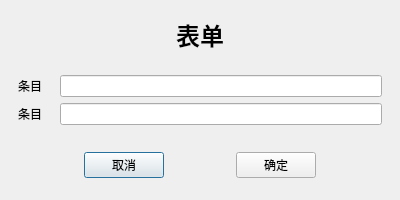
<?xml version="1.0" encoding="UTF-8"?>
<ui version="4.0">
 <class>Form</class>
 <widget class="QDialog" name="Form">
  <property name="geometry">
   <rect>
    <x>0</x>
    <y>0</y>
    <width>400</width>
    <height>200</height>
   </rect>
  </property>
  <property name="windowTitle">
   <string>表单</string>
  </property>
  <layout class="QVBoxLayout" name="vlay" stretch="1,0,1">
   <property name="leftMargin">
    <number>18</number>
   </property>
   <property name="topMargin">
    <number>0</number>
   </property>
   <property name="rightMargin">
    <number>18</number>
   </property>
   <property name="bottomMargin">
    <number>0</number>
   </property>
   <item>
    <widget class="QLabel" name="label">
     <property name="font">
      <font>
       <pointsize>18</pointsize>
       <bold>true</bold>
      </font>
     </property>
     <property name="text">
      <string>表单</string>
     </property>
     <property name="alignment">
      <set>Qt::AlignmentFlag::AlignCenter</set>
     </property>
    </widget>
   </item>
   <item>
    <layout class="QFormLayout" name="flay">
     <property name="horizontalSpacing">
      <number>18</number>
     </property>
     <item row="0" column="0">
      <widget class="QLabel" name="hint1">
       <property name="text">
        <string>条目</string>
       </property>
      </widget>
     </item>
     <item row="0" column="1">
      <widget class="QLineEdit" name="ledit1"/>
     </item>
     <item row="1" column="0">
      <widget class="QLabel" name="hint2">
       <property name="text">
        <string>条目</string>
       </property>
      </widget>
     </item>
     <item row="1" column="1">
      <widget class="QLineEdit" name="ledit2"/>
     </item>
    </layout>
   </item>
   <item>
    <layout class="QHBoxLayout" name="hlay">
     <item alignment="Qt::AlignmentFlag::AlignVCenter">
      <widget class="QPushButton" name="pbtn1">
       <property name="sizePolicy">
        <sizepolicy hsizetype="Fixed" vsizetype="Fixed">
         <horstretch>0</horstretch>
         <verstretch>0</verstretch>
        </sizepolicy>
       </property>
       <property name="text">
        <string>取消</string>
       </property>
      </widget>
     </item>
     <item alignment="Qt::AlignmentFlag::AlignVCenter">
      <widget class="QPushButton" name="pbtn2">
       <property name="sizePolicy">
        <sizepolicy hsizetype="Fixed" vsizetype="Fixed">
         <horstretch>0</horstretch>
         <verstretch>0</verstretch>
        </sizepolicy>
       </property>
       <property name="text">
        <string>确定</string>
       </property>
      </widget>
     </item>
    </layout>
   </item>
  </layout>
 </widget>
 <resources/>
 <connections/>
</ui>
